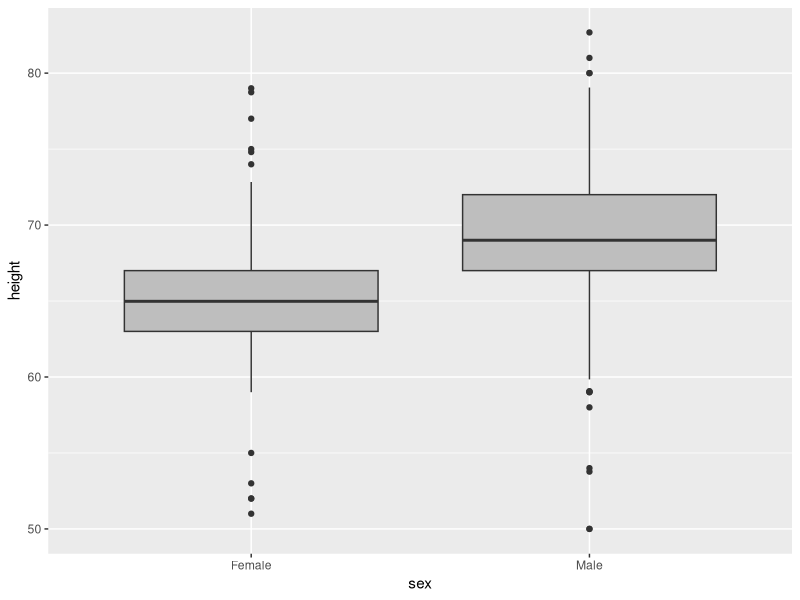
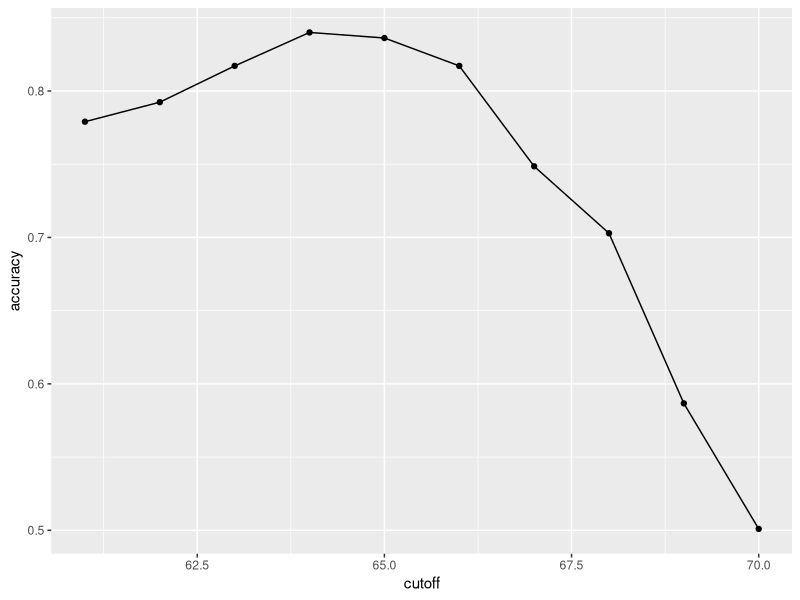
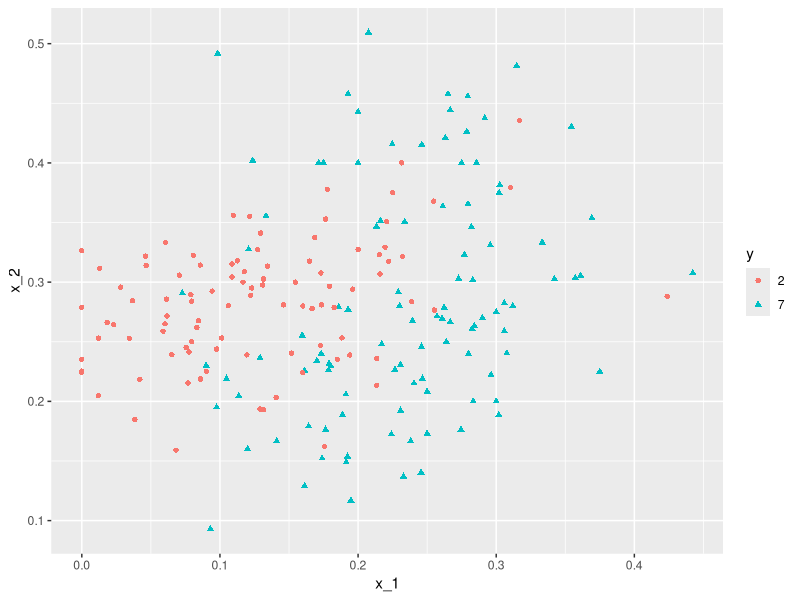
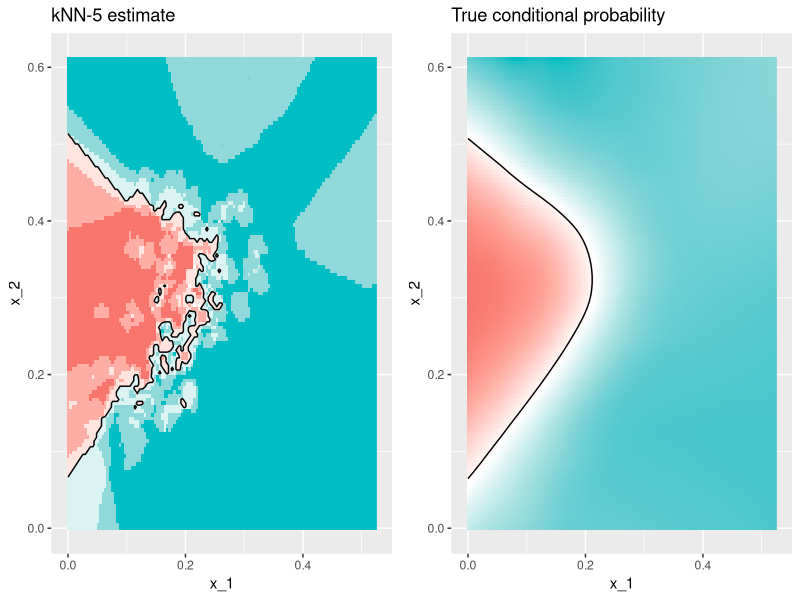
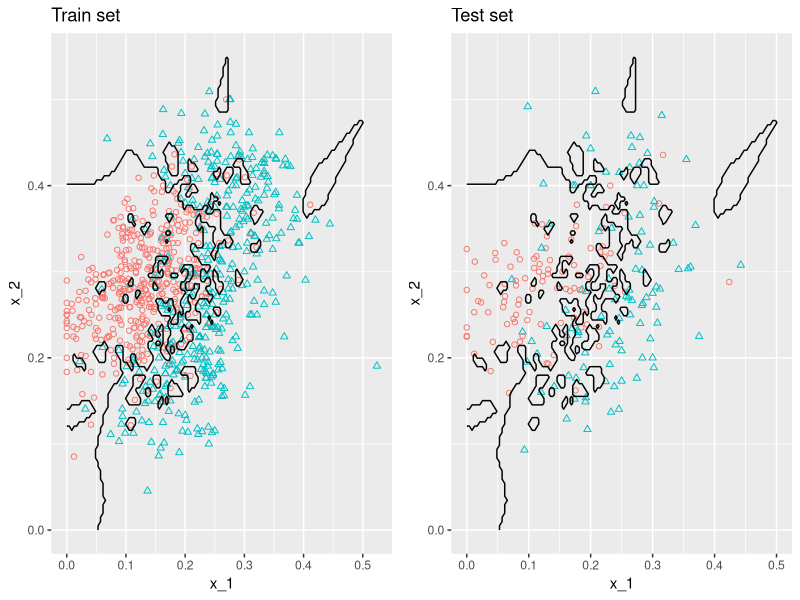
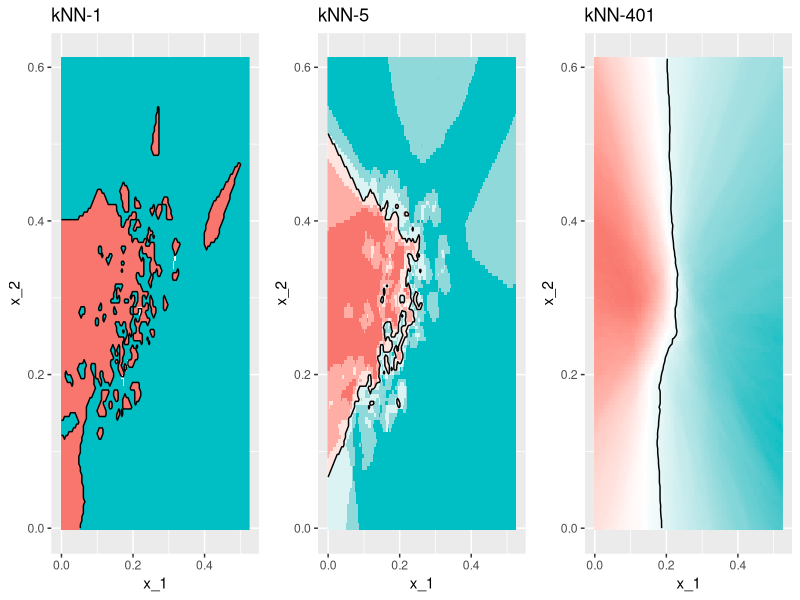
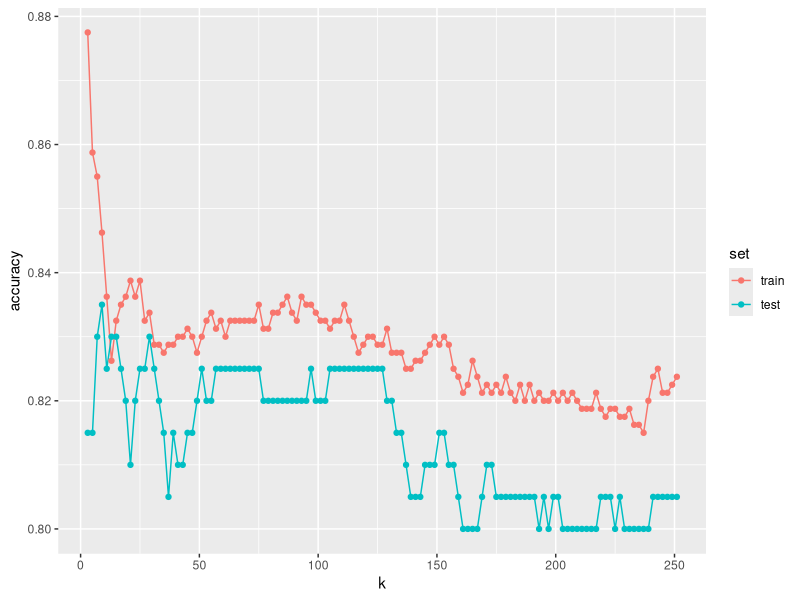
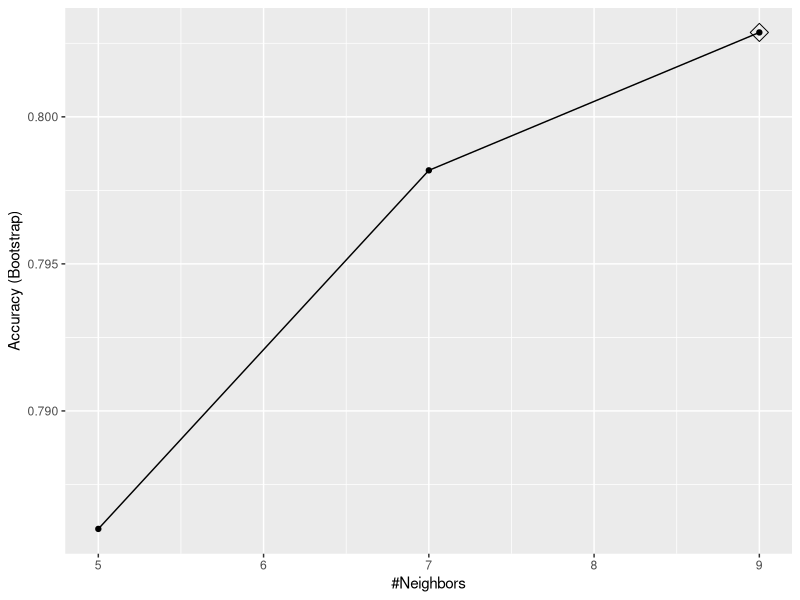

Generate these figures, in order, with R:
## ---- chunk 1
knitr::opts_chunk$set(echo = TRUE, cache = TRUE)
img_path <- "img/"
## ---- chunk 2
library(tidyverse)
library(caret)
## ---- chunk 3
library(dslabs)
data(heights)
## ---- chunk 4
ggplot(heights, aes(x = sex, y = height)) + 
  geom_boxplot(fill = "gray")
## ---- chunk 5
y <- heights$sex
x <- heights$height
## ---- chunk 6
set.seed(2024)
test_index <- createDataPartition(y, times = 1, 
                                  p = 0.5, list = FALSE)
## ---- chunk 7
test_set <- heights[test_index, ]
train_set <- heights[-test_index, ]
## ---- chunk 8
set.seed(2024)
y_hat <- sample(c("Male", "Female"), 
                length(test_index), replace = TRUE) |>
  factor(levels = levels(test_set$sex))
## ---- chunk 9
mean(y_hat == test_set$sex)
## ---- chunk 10
heights |> 
  group_by(sex) |> 
  summarize(means = mean(height), sds = sd(height))
## ---- chunk 11
y_hat <- ifelse(x > 62, "Male", "Female") |> 
  factor(levels = levels(test_set$sex))
## ---- chunk 12
mean(y == y_hat)
## ---- chunk 13
cutoff <- seq(61, 70)
accuracy <- map_dbl(cutoff, function(x){
  y_hat <- ifelse(train_set$height > x, "Male", "Female") |> 
    factor(levels = levels(test_set$sex))
  mean(y_hat == train_set$sex)
})
## ---- chunk 14
data.frame(cutoff, accuracy) |> 
  ggplot(aes(cutoff, accuracy)) + 
  geom_point() + 
  geom_line() 
## ---- chunk 15
max(accuracy)
## ---- chunk 16
best_cutoff <- cutoff[which.max(accuracy)]
best_cutoff
## ---- chunk 17
y_hat <- ifelse(test_set$height > best_cutoff,"Male","Female") |> 
  factor(levels = levels(test_set$sex))
mean(y_hat == test_set$sex)
## ---- chunk 18
table(predicted = y_hat, actual = test_set$sex)
## ---- chunk 19
test_set |> 
  mutate(y_hat = y_hat) |>
  group_by(sex) |> 
  summarize(accuracy = mean(y_hat == sex))
## ---- chunk 20
prev <- mean(y == "Male")
prev
## ---- chunk 21
mat <- matrix(c("True positives (TP)", "False negatives (FN)", 
                "False positives (FP)", "True negatives (TN)"), 2, 2)
colnames(mat) <- c("Actually Positive", "Actually Negative")
rownames(mat) <- c("Predicted positive", "Predicted negative")
tmp <- as.data.frame(mat)
if(knitr::is_html_output()){
  knitr::kable(tmp, "html") |>
    kableExtra::kable_styling(bootstrap_options = "striped", full_width = FALSE)
} else{
  knitr::kable(tmp, "latex", booktabs = TRUE) |>
    kableExtra::kable_styling(font_size = 8)
}
## ---- chunk 22
cm <- confusionMatrix(data = y_hat, 
                      reference = test_set$sex)
cm$table
## ---- chunk 23
cm$overall["Accuracy"]
cm$byClass[c("Sensitivity", "Specificity", "Prevalence")]
cm$byClass["Balanced Accuracy"]
## ---- chunk 24
y_hat2 <- ifelse(test_set$height > 67, "Male", "Female") |> 
  factor()
cm2 <- confusionMatrix(data=y_hat2, reference=test_set$sex)
cm2$overall["Accuracy"]
cm2$byClass[c("Sensitivity","Specificity", "Prevalence")]
cm2$byClass["Balanced Accuracy"]
## ---- chunk 25
library(dslabs); data("mnist_27")
mnist_27$test |> 
  ggplot(aes(x_1, x_2, color = y, shape = y)) + 
    geom_point()
## ---- chunk 26
library(caret)
knn_fit <- knn3(y ~ ., data = mnist_27$train, k = 5)
## ---- chunk 27
y_hat_knn <- predict(knn_fit, mnist_27$test, type = "class")
confusionMatrix(y_hat_knn, mnist_27$test$y)$overall["Accuracy"]
## ---- chunk 28
# We use this function to plot the estimated conditional probabilities
plot_cond_prob <- function(p_hat=NULL){
  tmp <- mnist_27$true_p
  if(!is.null(p_hat)){
    tmp <- mutate(tmp, p=p_hat)
  }
  tmp |> ggplot(aes(x_1, x_2, z=p, fill=p)) +
  geom_raster(show.legend = FALSE) +
  scale_fill_gradientn(colors=c("#F8766D","white","#00BFC4")) +
  stat_contour(breaks=c(0.5),color="black")
}

p1 <- plot_cond_prob() + ggtitle("True conditional probability")

p2 <- plot_cond_prob(predict(knn_fit, mnist_27$true_p)[,2]) +
  ggtitle("kNN-5 estimate")
library(gridExtra)

grid.arrange(p2, p1, nrow=1)
## ---- chunk 29
y_hat_knn <- predict(knn_fit, mnist_27$train, type = "class")
confusionMatrix(y_hat_knn, mnist_27$train$y)$overall["Accuracy"]

y_hat_knn <- predict(knn_fit, mnist_27$test, type = "class")
confusionMatrix(y_hat_knn, mnist_27$test$y)$overall["Accuracy"]
## ---- chunk 30
knn_fit_1 <- knn3(y ~ ., data = mnist_27$train, k = 1)
y_hat_knn_1 <- predict(knn_fit_1, mnist_27$train, type = "class")
confusionMatrix(y_hat_knn_1, mnist_27$train$y)$overall["Accuracy"]
## ---- chunk 31
y_hat_knn_1 <- predict(knn_fit_1, mnist_27$test, type = "class")
confusionMatrix(y_hat_knn_1, mnist_27$test$y)$overall["Accuracy"]
## ---- chunk 32
p1 <- mnist_27$true_p |>
  mutate(knn = predict(knn_fit_1, newdata = mnist_27$true_p)[,2]) |>
  ggplot() +
  geom_point(data = mnist_27$train, aes(x_1, x_2, color = y, shape = y),
             show.legend = FALSE) +
  scale_fill_gradientn(colors=c("#F8766D","white","#00BFC4")) +
  stat_contour(aes(x_1, x_2, z = knn), breaks=c(0.5), color="black") +
  scale_shape(solid = F) +
  ggtitle("Train set")

p2 <- mnist_27$true_p |> 
  mutate(knn = predict(knn_fit_1, newdata = mnist_27$true_p)[,2]) |>
  ggplot() +
  geom_point(data = mnist_27$test, aes(x_1, x_2, color = y, shape = y), 
             show.legend = FALSE) +
  scale_fill_gradientn(colors=c("#F8766D","white","#00BFC4")) +
  stat_contour(aes(x_1, x_2, z = knn), breaks=c(0.5), color="black") +
  scale_shape(solid = F) +
  ggtitle("Test set")

grid.arrange(p1, p2, nrow=1)
## ---- chunk 33
knn_fit_401 <- knn3(y ~ ., data = mnist_27$train, k = 401)
y_hat_knn_401 <- predict(knn_fit_401,mnist_27$train,type = "class")
confusionMatrix(y_hat_knn_401,mnist_27$train$y)$overall["Accuracy"]
y_hat_knn_401 <- predict(knn_fit_401,mnist_27$test,type = "class")
confusionMatrix(y_hat_knn_401, mnist_27$test$y)$overall["Accuracy"]
## ---- chunk 34

p1 <- plot_cond_prob(predict(knn_fit_1, mnist_27$true_p)[,2]) +
  ggtitle("kNN-1")

p2 <- plot_cond_prob(predict(knn_fit, mnist_27$true_p)[,2]) +
  ggtitle("kNN-5")

p3 <- plot_cond_prob(predict(knn_fit_401, mnist_27$true_p)[,2]) +
  ggtitle("kNN-401")
  
grid.arrange(p1, p2, p3, nrow=1)
## ---- chunk 35
ks <- seq(3, 251, 2)
## ---- chunk 36
library(purrr)
accuracy <- map_df(ks, function(k){
  fit <- knn3(y ~ ., data = mnist_27$train, k = k)
  
  y_hat <- predict(fit, mnist_27$train, type = "class")
  cm_train <- confusionMatrix(y_hat, mnist_27$train$y)
  train_acc <- cm_train$overall["Accuracy"]
  
  y_hat <- predict(fit, mnist_27$test, type = "class")
  cm_test <- confusionMatrix(y_hat, mnist_27$test$y)
  test_acc <- cm_test$overall["Accuracy"]
  
  tibble(train = train_acc, test = test_acc)
})
## ---- chunk 37
accuracy |> mutate(k = ks) |>
  gather(set, accuracy, -k) |>
  mutate(set = factor(set, levels = c("train", "test"))) |>
  ggplot(aes(k, accuracy, color = set)) + 
  geom_line() +
  geom_point() 
## ---- chunk 38
ks[which.max(accuracy$test)]
max(accuracy$test)
## ---- chunk 39
if(knitr::is_html_output()){
  knitr::opts_chunk$set(out.width = "500px",
                        out.extra='style="display: block; margin-left: auto; margin-right: auto; background-color: #000; padding:3px;"')
} else{
  knitr::opts_chunk$set(out.width = "35%")
}
## ---- chunk 40
library(tidyverse)
library(dslabs)
data("mnist_27")
## ---- chunk 41
library(caret)
train_glm <- train(y ~ ., method = "glm", data = mnist_27$train)
train_knn <- train(y ~ ., method = "knn", data = mnist_27$train)
## ---- chunk 42
y_hat_glm <- predict(train_glm, mnist_27$test, type = "raw")
y_hat_knn <- predict(train_knn, mnist_27$test, type = "raw")
## ---- chunk 43
confusionMatrix(y_hat_glm, mnist_27$test$y)$overall[["Accuracy"]]
confusionMatrix(y_hat_knn, mnist_27$test$y)$overall[["Accuracy"]]
## ---- chunk 44
train_knn <- train(y ~ ., method = "knn", data = mnist_27$train)
## ---- chunk 45
ggplot(train_knn, highlight = TRUE)
## ---- chunk 46
set.seed(2024)
train_knn <- train(y ~ ., method = "knn", 
                   data = mnist_27$train,
                   trControl = trainControl(method = "cv"),
                   tuneGrid = data.frame(k = seq(9, 71, 2)))
ggplot(train_knn, highlight = TRUE)
train_knn$bestTune
## ---- chunk 47
train_knn$bestTune
## ---- chunk 48
train_knn$finalModel
## ---- chunk 49
confusionMatrix(predict(train_knn, mnist_27$test, type = "raw"),
                mnist_27$test$y)$overall["Accuracy"]
## ---- chunk 50
options(width = 55)
names(train_knn$results)
## ---- chunk 51
train_knn$results |> 
  ggplot(aes(x = k, y = Accuracy)) +
  geom_line() + geom_point() +
  geom_errorbar(aes(x = k, 
                    ymin = Accuracy - AccuracySD, 
                    ymax = Accuracy + AccuracySD))
## ---- chunk 52
plot_cond_prob <- function(p_hat=NULL){
  tmp <- mnist_27$true_p
  if(!is.null(p_hat)){
    tmp <- mutate(tmp, p=p_hat)
  }
  tmp |> ggplot(aes(x_1, x_2, z=p, fill=p)) +
  geom_raster(show.legend = FALSE) +
  scale_fill_gradientn(colors=c("#F8766D","white","#00BFC4")) +
  stat_contour(breaks=c(0.5),color="black")
}
## ---- chunk 53
plot_cond_prob(predict(train_knn, mnist_27$true_p, type = "prob")[,2])
## ---- chunk 54
modelLookup("gamLoess")
## ---- chunk 55
grid <- expand.grid(span = seq(0.15, 0.65, length = 10),
                    degree = 1)
## ---- chunk 56
set.seed(2024)
train_loess <- train(y ~ ., method = "gamLoess", 
                   tuneGrid = grid,
                   data = mnist_27$train)
ggplot(train_loess, highlight = TRUE)
## ---- chunk 57
confusionMatrix(data = predict(train_loess, mnist_27$test), 
                reference = mnist_27$test$y)$overall["Accuracy"]
## ---- chunk 58
p1 <- plot_cond_prob() + ggtitle("True conditional probability")

p2 <- plot_cond_prob(predict(train_loess, mnist_27$true_p, type = "prob")[,2]) + 
  ggtitle("GAM Loess estimate")

gridExtra::grid.arrange(p2, p1, nrow=1)
## ---- chunk 59
sessionInfo()
